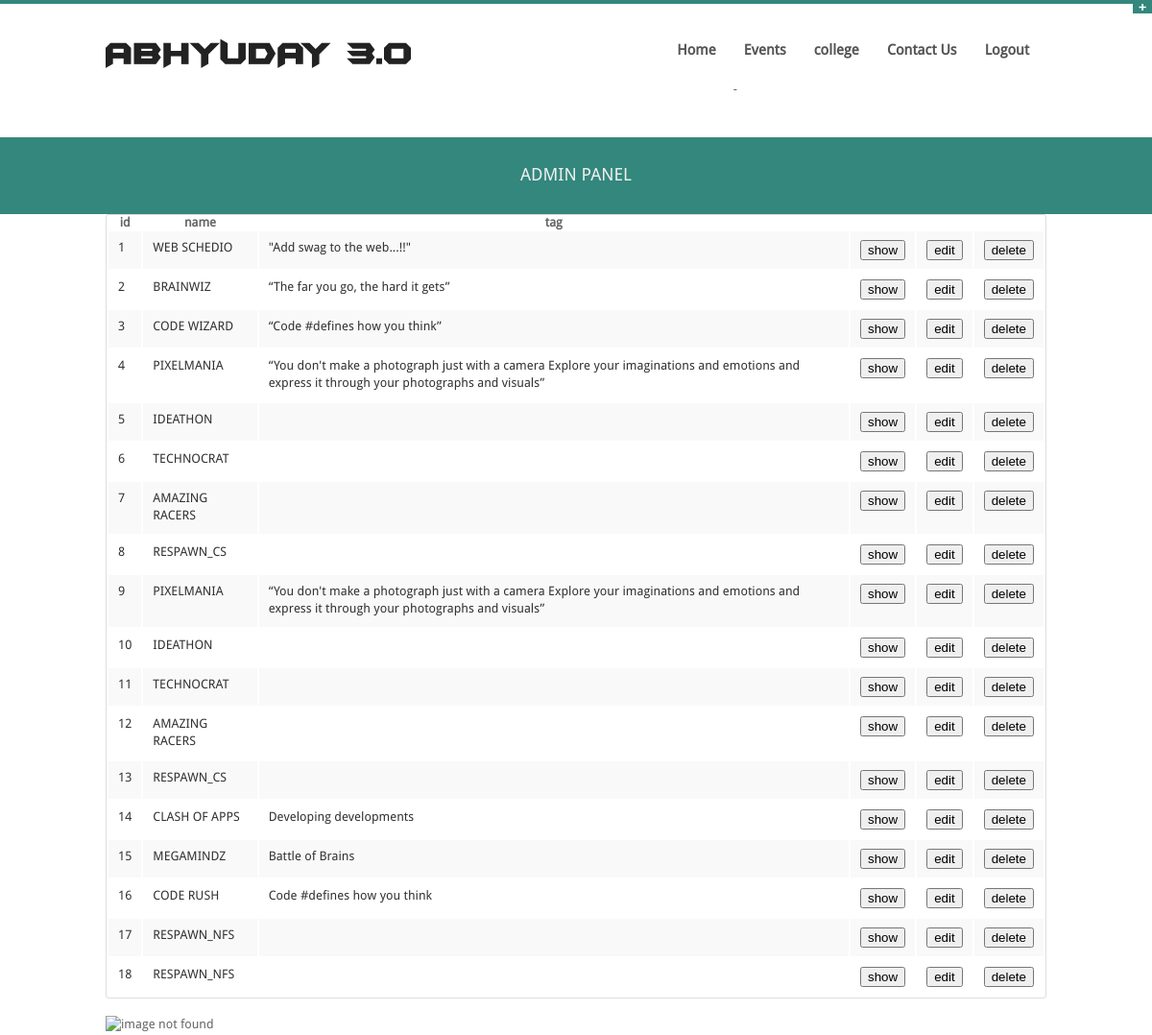
/admin/frmadminevent.php (signed in), run on the app's committed database.
### tables this page shows
CREATE TABLE IF NOT EXISTS `events` (
  `id` int(11) NOT NULL,
  `name` varchar(50) NOT NULL,
  `tag` text NOT NULL,
  `description` text NOT NULL,
  `image` varchar(10) DEFAULT NULL,
  `rules` text NOT NULL,
  `category` tinyint(1) NOT NULL,
  `min` int(11) NOT NULL,
  `max` int(11) NOT NULL
);

### admin/frmadminevent.php (the view, shortened to what this page needs)
<html>
<!DOCTYPE html>
<?php include'admin_header.php'?>
<table>
<tr>
	<th>id</th>
	<th>name</th>
	<th>tag</th>
</tr>
<?php
$strSQL = "SELECT * FROM events";
$result = $mysqli->query($strSQL);
if ($result->num_rows > 0)
{
    while($row = $result->fetch_array())
    {
    $id=$row['id'];
    $name=$row['name'];
    $tag=$row['tag'];
    echo "<tr>";
    echo "<td>$id</td>";
    echo "<td>$name</td>";
    echo "<td>$tag</td>";
    echo '<td><input type="button" onclick="show('.$id.');" value="show" /></td>';
    echo '<td><input type="button" value="edit" onclick="window.open(\'frmadmineventedit.php?id='.$id.'\')" /></td>';
    echo '<td><input type="button" value="delete" onclick="ajfetch(\'divdesc\',\'deleteq.php\',\'dummy\',\'events\','.$id.');" /></td>';
    echo "</tr>";
    }
}
?>
</table>
</div>
<div>
<img id="divimg" src="" style="max-width:200px;" alt="image not found" />
</div>
</div>
		<?php include'admin_footer.php';?>
</body>
</html>

### stylesheets/style.css (style rules this page uses)
* { -webkit-box-sizing: border-box; -moz-box-sizing: border-box; box-sizing: border-box; }
html { font-size: 62.5% }
body { font-family: DroidSansRegular, "Helvetica Neue", "Helvetica", Helvetica, Arial, sans-serif; font-size: 13px; line-height: 20px; color: #666; position: relative; -webkit-font-smoothing: antialiased; }
img { border:0px; }
body,div,dl,dt,dd,ul,ol,li,h1,h2,h3,h4,h5,h6,pre,form,p,blockquote,th,td { margin: 0; padding: 0; font-size: 13px; direction: ltr; }
img,object,embed { height: auto }
img { -ms-interpolation-mode: bicubic }
table { background: #fff; -moz-border-radius: 3px; -webkit-border-radius: 3px; border-radius: 3px; margin: 0 0 18px; border: 1px solid #ddd; }
table thead tr th,table tfoot tr th,table tbody tr td,table tr td,table tfoot tr td { font-size: 13px; line-height: 18px; text-align: left; }
table tbody tr:nth-child(even) { background: #f9f9f9 }
table tbody tr td { color: #333; padding: 9px 10px; vertical-align: top; border: none; }

### stylesheets/homepage.css (style rules this page uses)
html, body, div, h1, h2, ul, li, dl, dd, dt { margin: 0; padding: 0; }

### data on the page
events: id "1", name "WEB SCHEDIO", tag "\"Add swag to the web...!!\""
events: id "2", name "BRAINWIZ", tag "“The far you go, the hard it gets”"
events: id "3", name "CODE WIZARD", tag "“Code #defines how you think”"
events: id "4", name "PIXELMANIA", tag "“You don't make a photograph just with a camera Explore your imaginations and emotions and express it through your photographs and visuals”"
events: id "5", name "IDEATHON"
events: id "6", name "TECHNOCRAT"
events: id "7", name "AMAZING RACERS"
events: id "8", name "RESPAWN_CS"
events: id "9", name "PIXELMANIA", tag "“You don't make a photograph just with a camera Explore your imaginations and emotions and express it through your photographs and visuals”"
events: id "10", name "IDEATHON"
events: id "11", name "TECHNOCRAT"
events: id "12", name "AMAZING RACERS"
events: id "13", name "RESPAWN_CS"
events: id "14", name "CLASH OF APPS", tag "Developing developments"
events: id "15", name "MEGAMINDZ", tag "Battle of Brains"
events: id "16", name "CODE RUSH", tag "Code #defines how you think"
events: id "17", name "RESPAWN_NFS"
events: id "18", name "RESPAWN_NFS"
